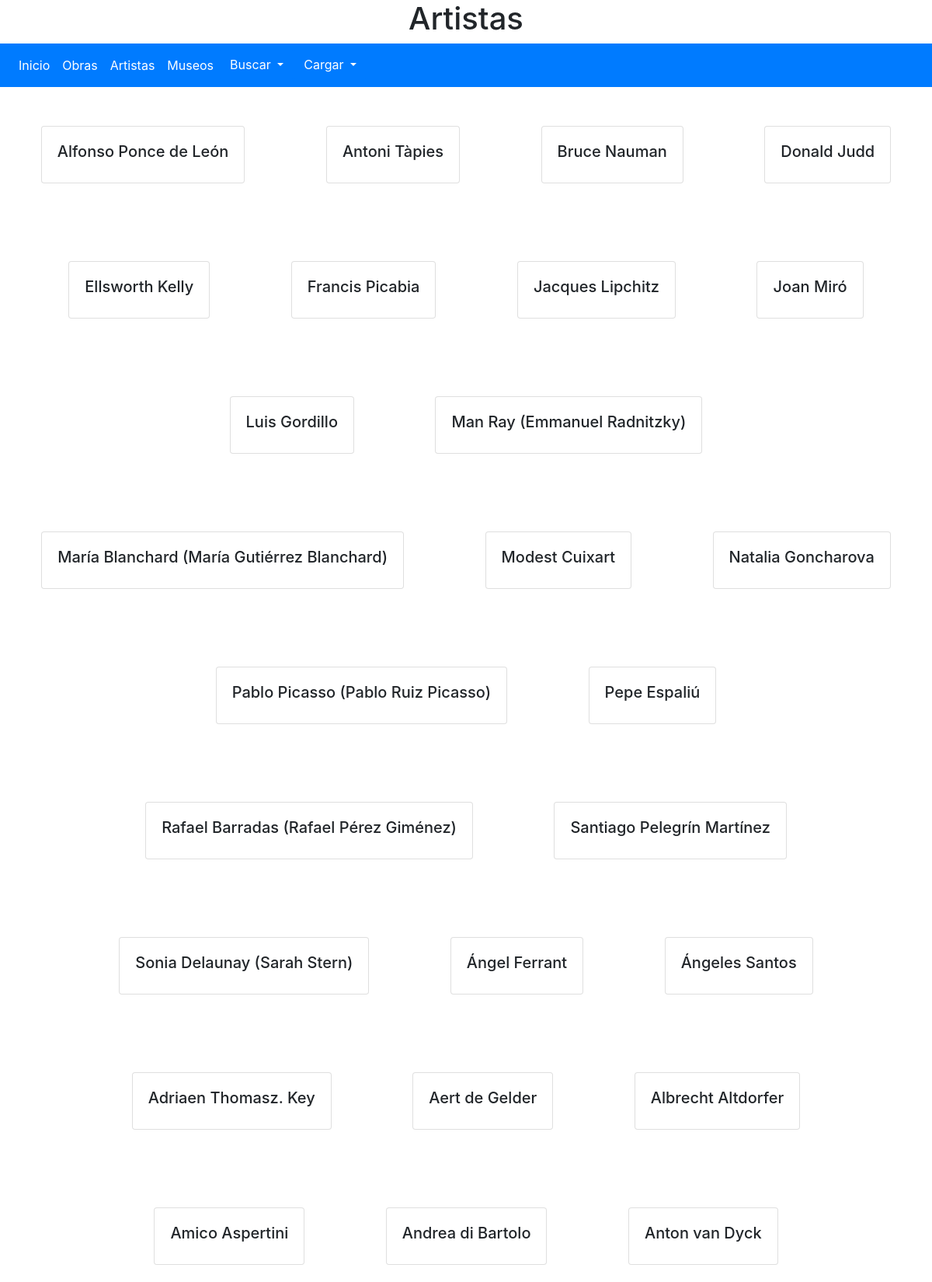
Page /artistas/ (upper part) on the committed database.
### myapp/models.py (models this page shows, shortened)
class Artista(models.Model):
    nombre = models.TextField(verbose_name='Nombre')

### myapp/views.py (the view)
# urls.py: path('artistas/', views.list_artistas),
def list_artistas(request):
    artistas = Artista.objects.all().order_by('nombre')
    return render(request, 'artistas.html', {'artistas':artistas})

### myapp/templates/artistas.html (shortened to what this page needs)
{% extends 'base.html' %}
{% block encabezado %}
<center><h1>Artistas</h1></center>
{% endblock %}
{% block contenido %}
    <div class="block">
        {% for artista in artistas %}
        <div class="b">
            <div class="card" >
                <div class="card-body">
                    <h5>{{artista.nombre}}</h5>
                </div>
            </div>
        </div>
        {% endfor %}
{% endblock %}

### myapp/templates/base.html (shortened to what this page needs)
<!DOCTYPE html>
<html lang='es'>
<head>
  {% block encabezado %}
  {% endblock %}
  <link rel="stylesheet" href="https://stackpath.bootstrapcdn.com/bootstrap/4.4.1/css/bootstrap.min.css">
</head>
<body>
  <header>
    <nav class="navbar navbar-expand-lg navbar navbar-dark bg-primary">
      <div class="collapse navbar-collapse" id="navbarSupportedContent">
        <ul class="navbar-nav mr-auto">
          <li class="nav-item active">
            <a class="nav-link" href="/">Inicio <span class="sr-only">(current)</span></a>
          </li>
          <li class="nav-item active">
            <a class="nav-link" href="/obras">Obras</a>
          </li>
          <li class="nav-item active">
            <a class="nav-link" href="/artistas">Artistas</a>
          </li>
          <li class="nav-item active">
            <a class="nav-link" href="/museos">Museos</a>
          </li>
          <div class="dropdown">
            <button class="btn btn-primary dropdown-toggle" type="button" id="dropdownMenuButton" data-toggle="dropdown" aria-haspopup="true" aria-expanded="false">
              Buscar
            </button>
          </div>
          <div class="dropdown">
            <button class="btn btn-primary dropdown-toggle" type="button" id="dropdownMenuButton" data-toggle="dropdown" aria-haspopup="true" aria-expanded="false">
              Cargar
            </button>
          </div>
        </ul>
      </div>
    </nav>
  </header>
  {% block contenido %}
  {% endblock %}
</body>
</html>

### myapp/templates/artistas.html (style rules this page uses)
.block { text-align: center; }
.b { padding: 50px; display: inline-block; }

### rows in the picture
Artista: nombre "Alfonso Ponce de León"
Artista: nombre "Antoni Tàpies"
Artista: nombre "Bruce Nauman"
Artista: nombre "Donald Judd"
Artista: nombre "Ellsworth Kelly"
Artista: nombre "Francis Picabia"
Artista: nombre "Jacques Lipchitz"
Artista: nombre "Joan Miró"
Artista: nombre "Luis Gordillo"
Artista: nombre "Man Ray (Emmanuel Radnitzky)"
Artista: nombre "María Blanchard (María Gutiérrez Blanchard)"
Artista: nombre "Modest Cuixart"
Artista: nombre "Natalia Goncharova"
Artista: nombre "Pablo Picasso (Pablo Ruiz Picasso)"
Artista: nombre "Pepe Espaliú"
Artista: nombre "Rafael Barradas (Rafael Pérez Giménez)"
Artista: nombre "Santiago Pelegrín Martínez"
Artista: nombre "Sonia Delaunay (Sarah Stern)"
Artista: nombre "Ángel Ferrant"
Artista: nombre "Ángeles Santos"
Artista: nombre "Adriaen Thomasz. Key"
Artista: nombre "Aert de Gelder"
Artista: nombre "Albrecht Altdorfer"
Artista: nombre "Amico Aspertini"
Artista: nombre "Andrea di Bartolo"
Artista: nombre "Anton van Dyck"
